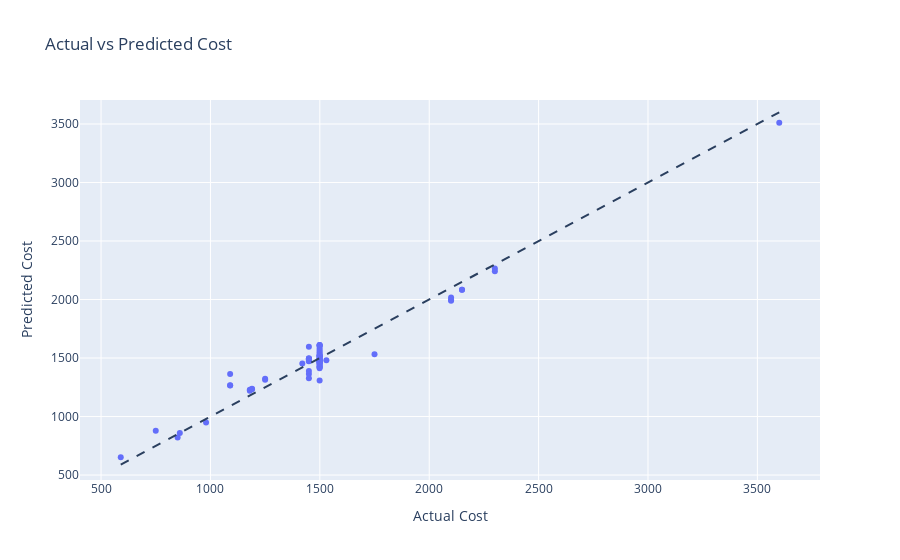

The cell this chart's notebook holds for it:
### Code cell
# Visualization of predicted vs actual costs
fig_cost = px.scatter(x=y_test_reg, y=y_pred_gbr, labels={'x': 'Actual Cost', 'y': 'Predicted Cost'}, title='Actual vs Predicted Cost')
fig_cost.add_shape(
    type="line", line=dict(dash='dash'),
    x0=y_test_reg.min(), y0=y_test_reg.min(),
    x1=y_test_reg.max(), y1=y_test_reg.max()
)
fig_cost.update_layout(paper_bgcolor="white")
fig_cost.show()

### Figure 1 — Plotly figure (JSON) as saved in the notebook; plotly's stock layout.template omitted (floating-point values rounded to 4 significant figures)
{"data": [{"hovertemplate": "Actual Cost=%{x}<br>Predicted Cost=%{y}<extra></extra>", "legendgroup": "", "marker": {"color": "#636efa", "symbol": "circle"}, "mode": "markers", "name": "", "orientation": "v", "showlegend": false, "type": "scatter", "x": [1499, 1499, 1499, 1450, 1499, 1499, 1250, 1499, 750, 1499, 1450, 1450, 2300, 860, 1499, 1499, 980, 1530, 1450, 1090, 2300, 2100, 2150, 1450, 1499, 1499, 1450, 1499, 1499, 1499, 1499, 1499, 1180, 1090, 1499, 1450, 850, 1499, 1450, 1750, 1450, 1499, 1180, 1499, 590, 1450, 1499, 1250, 1420, 1190, 1499, 1450, 2100, 2100, 1499, 1499, 1499, 1499, 1499, 2150, 1499, 1499, 3600, 1190, 1499, 1090, 1499, 1499], "xaxis": "x", "y": [1605.0, 1478.0, 1443.0, 1490.0, 1521.0, 1522.0, 1324.0, 1485.0, 879.2, 1476.0, 1472.0, 1494.0, 2241.0, 859.0, 1555.0, 1461.0, 949.4, 1482.0, 1363.0, 1363.0, 2265.0, 2017.0, 2084.0, 1597.0, 1610.0, 1541.0, 1327.0, 1587.0, 1476.0, 1428.0, 1469.0, 1608.0, 1229.0, 1268.0, 1454.0, 1475.0, 821.0, 1569.0, 1498.0, 1532.0, 1494.0, 1308.0, 1220.0, 1505.0, 652.3, 1390.0, 1523.0, 1314.0, 1453.0, 1233.0, 1492.0, 1486.0, 1989.0, 1998.0, 1465.0, 1425.0, 1502.0, 1518.0, 1495.0, 2084.0, 1412.0, 1424.0, 3510.0, 1238.0, 1450.0, 1265.0, 1471.0, 1611.0], "yaxis": "y"}], "layout": {"legend": {"tracegroupgap": 0}, "paper_bgcolor": "white", "shapes": [{"line": {"dash": "dash"}, "type": "line", "x0": 590, "x1": 3600, "y0": 590, "y1": 3600}], "title": {"text": "Actual vs Predicted Cost"}, "xaxis": {"anchor": "y", "domain": [0, 1], "title": {"text": "Actual Cost"}}, "yaxis": {"anchor": "x", "domain": [0, 1], "title": {"text": "Predicted Cost"}}}}
